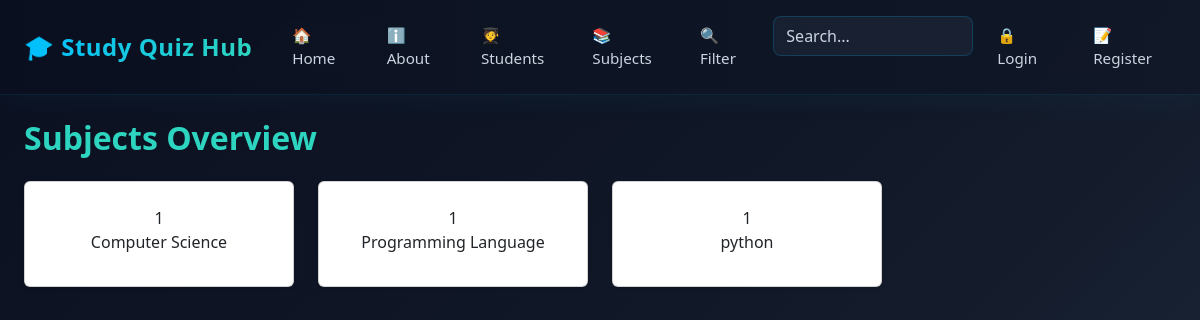
Page /subjects on the committed database.
### tables this page shows
CREATE TABLE SCORE (
            id INTEGER PRIMARY KEY AUTOINCREMENT,
            Student_name TEXT NOT NULL,
            total_marks INTEGER NOT NULL,
            exam_date DATETIME DEFAULT CURRENT_TIMESTAMP
        , subject TEXT, role text default 'student', Username TEXT, Email TEXT, Password TEXT, Sr_no INTEGER);

### app1.py (the view)
@app.route('/subjects')
def subjects():
    conn=get_db()
    rows = conn.execute('''
                        SELECT subject AS subject_name, COUNT(*) AS student_count
                        FROM SCORE
                        GROUP BY subject
                        ORDER BY subject
                        ''').fetchall()
    conn.close()
    return render_template('subjects.html',rows=rows)

### database.py (called while the page is built)
def get_db():
    conn = sqlite3.connect('myproject.db')
    conn.row_factory = sqlite3.Row
    return conn

### templates/subjects.html (shortened to what this page needs)
{% extends "base.html" %}
{% block content %}
<h2 class="fw-bold mb-4">Subjects Overview</h2>
<div class="row">
{% for row in rows %}
<div class="col-md-3 mb-3">
    <div class="card shadow-sm text-center p-3">
        <h2 class="fw-bold" style="color:#1e3a5f;"></h2>{{ row['student_count'] }}</h2>
        <p>{{ row['subject_name'] }}</p>
    </div>
</div>
{% endfor %}
</div>
{% endblock %}

### static/style.css (style rules this page uses)
:root { --dark-bg-primary: #0B1020; --dark-bg-secondary: #111827; --dark-bg-tertiary: #1E293B; --electric-blue: #00BFFF; --electric-blue-dark: #3B82F6; --teal-light: #14B8A6; --teal-bright: #2DD4BF; --text-primary: #F0F9FF; --text-secondary: #CBD5E1; --border-glow: rgba(0, 191, 255, 0.2); --shadow-glow: 0 0 20px rgba(0, 191, 255, 0.1); }
* { margin: 0; padding: 0; box-sizing: border-box; }
body { background: linear-gradient(135deg, var(--dark-bg-primary) 0%, var(--dark-bg-secondary) 50%, var(--dark-bg-tertiary) 100%); background-attachment: fixed; color: var(--text-primary); font-family: 'Segoe UI', Tahoma, Geneva, Verdana, sans-serif; min-height: 100vh; }
h1, h2, h3, h4, h5, h6 { color: var(--teal-bright); }

### rows in the picture
SCORE: student_count "1", subject_name "Computer Science"
SCORE: student_count "1", subject_name "Programming Language"
SCORE: student_count "1", subject_name "python"
